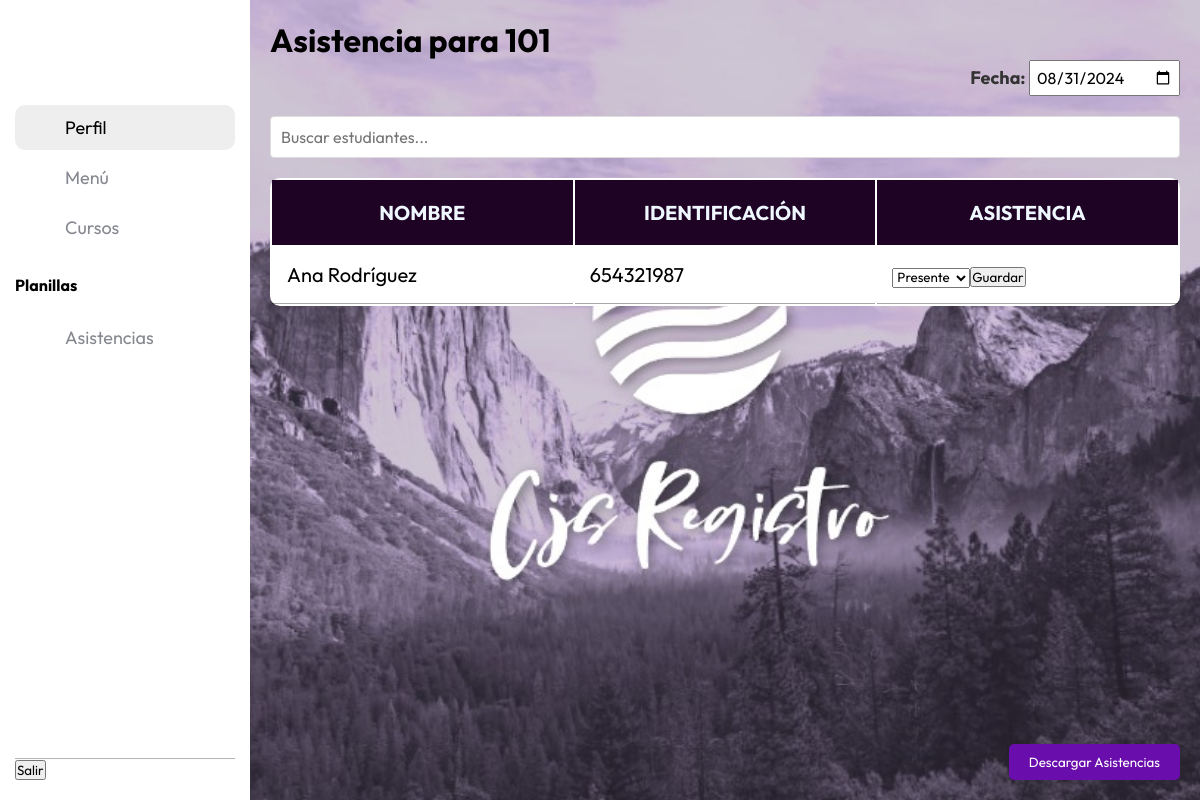
Page /views/docentes/asistencias/Asistencias.php?id_curso=1 on the earlier database version.
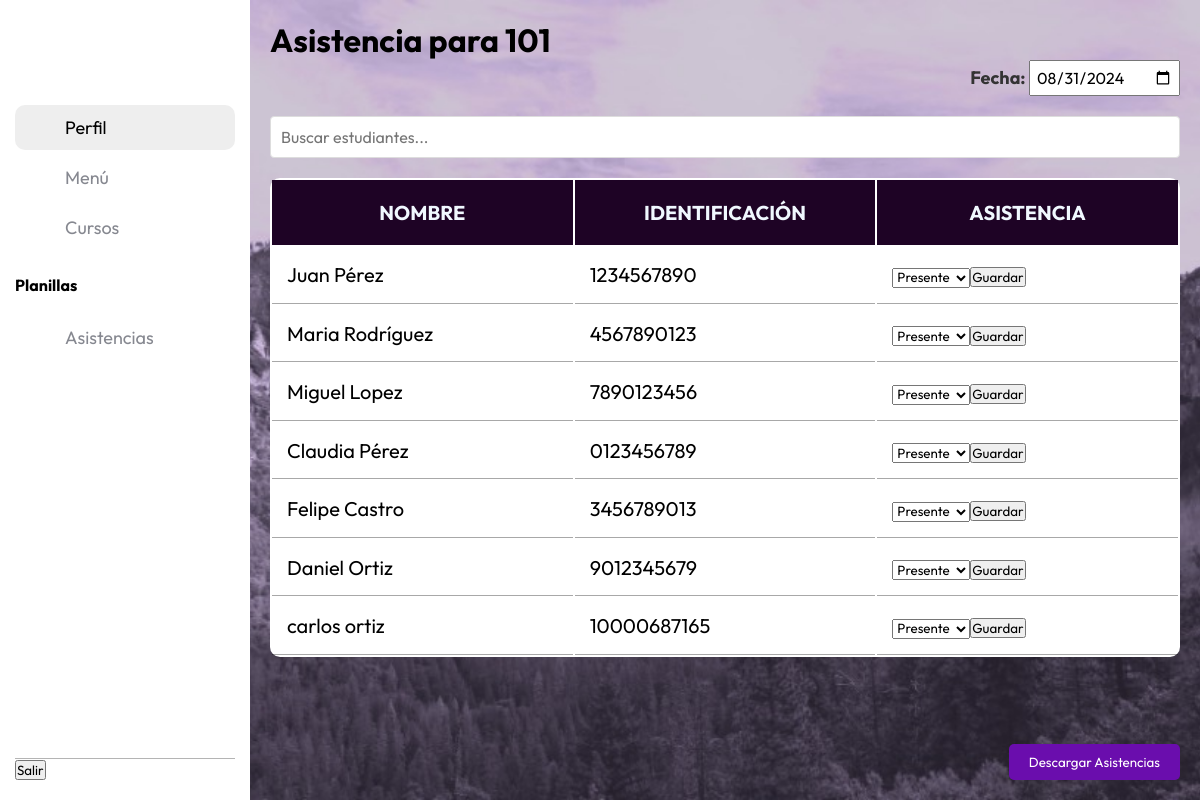
Same page on the later database version.
### tables this page shows
CREATE TABLE `estudiantes` (
  `ID_estudiante` int(11) NOT NULL,
  `Nombres` varchar(50) DEFAULT NULL,
  `Apellidos` varchar(50) DEFAULT NULL,
  `Identificacion` varchar(20) DEFAULT NULL,
  `Fecha_nacimiento` date DEFAULT NULL,
  `Genero` enum('Masculino','Femenino') DEFAULT NULL,
  `Direccion` varchar(100) DEFAULT NULL,
  `Telefono` varchar(15) DEFAULT NULL,
  `Correo_electronico` varchar(50) DEFAULT NULL,
  `ID_curso` int(11) DEFAULT NULL
);

### views/docentes/asistencias/Asistencias.php (the view, shortened to what the changed rows need)
<?php
include '../../../config/db.php';
$id_curso = intval($_GET['id_curso']);
$stmt_curso = $db->prepare("SELECT Nombre_curso FROM cursos WHERE ID_curso = ?");
$stmt_curso->execute([$id_curso]);
$curso = $stmt_curso->fetch(PDO::FETCH_ASSOC);
$fecha_seleccionada = isset($_GET['fecha']) ? $_GET['fecha'] : date('Y-m-d');
$sql_estudiantes = "SELECT ID_estudiante, Nombres, Apellidos, Identificacion FROM estudiantes WHERE ID_curso = ?";
$stmt_estudiantes = $db->prepare($sql_estudiantes);
$stmt_estudiantes->execute([$id_curso]);
$result_estudiantes = $stmt_estudiantes->fetchAll(PDO::FETCH_ASSOC);
?>
<!DOCTYPE html>
<html lang="es">
<head>
    <link rel="stylesheet" href="../../../assets/style.css">
</head>
<body>
    <main class="main">
        <h1>Asistencia para <?php echo htmlspecialchars($curso['Nombre_curso']); ?></h1>
        <table class="table" id="studentsTable">
            <thead>
                <tr>
                    <th>Nombre</th>
                    <th>Identificación</th>
                    <th>Asistencia</th>
                </tr>
            </thead>
            <tbody>
                <?php foreach ($result_estudiantes as $row): ?>
                <tr>
                    <td><?php echo htmlspecialchars($row['Nombres'] . ' ' . $row['Apellidos']); ?></td>
                    <td><?php echo htmlspecialchars($row['Identificacion']); ?></td>
                    <td>
                        <?php
                        $stmt_verificar_asistencia = $db->prepare("SELECT ID_asistencia, Estado FROM asistencia WHERE ID_estudiante = ? AND Fecha = ?");
                        $stmt_verificar_asistencia->execute([$row['ID_estudiante'], $fecha_seleccionada]);
                        $resultado_verificar_asistencia = $stmt_verificar_asistencia->fetch(PDO::FETCH_ASSOC);
                        if ($resultado_verificar_asistencia) {
                            echo htmlspecialchars($resultado_verificar_asistencia['Estado']);
                            echo '<form method="post" enctype="multipart/form-data">';
                            echo '<input type="hidden" name="asistencia_id" value="' . htmlspecialchars($resultado_verificar_asistencia['ID_asistencia']) . '">';
                            echo '<input type="hidden" name="estudiante_id" value="' . htmlspecialchars($row['ID_estudiante']) . '">';
                            echo '<input type="hidden" name="asignatura_id" value="' . htmlspecialchars($id_curso) . '">';
                            echo '<input type="hidden" name="fecha" value="' . htmlspecialchars($fecha_seleccionada) . '">';
                            echo '<input type="hidden" name="accion" value="editar">';
                            echo '<select name="asistencia">';
                            echo '<option value="Presente" ' . ($resultado_verificar_asistencia['Estado'] == 'Presente' ? 'selected' : '') . '>Presente</option>';
                            echo '<option value="Ausente" ' . ($resultado_verificar_asistencia['Estado'] == 'Ausente' ? 'selected' : '') . '>Ausente</option>';
                            echo '<option value="Tardanza" ' . ($resultado_verificar_asistencia['Estado'] == 'Tardanza' ? 'selected' : '') . '>Tardanza</option>';
                            echo '<option value="Excusa" ' . ($resultado_verificar_asistencia['Estado'] == 'Excusa' ? 'selected' : '') . '>Excusa</option>';
                            echo '</select>';
                            echo '<input type="file" name="excusa_archivo" class="excusa-archivo" />';
                            echo '<button type="submit">Editar</button>';
                            echo '</form>';
                        } else {
                            echo '<form method="post" enctype="multipart/form-data">';
                            echo '<select name="asistencia">';
                            echo '<option value="Presente">Presente</option>';
                            echo '</select>';
                            echo '<button type="submit">Guardar</button>';
                            echo '</form>';
                        }
                        ?>
                    </td>
                </tr>
                <?php endforeach; ?>
            </tbody>
        </table>
    </main>
</body>
</html>

Differences in the rows shown:
changed estudiantes: Nombres+Apellidos "Ana Rodríguez" → "Juan Pérez"; Identificacion "654321987" → "1234567890"
added estudiantes: Nombres+Apellidos "Maria Rodríguez", Identificacion "4567890123"
added estudiantes: Nombres+Apellidos "Miguel Lopez", Identificacion "7890123456"
added estudiantes: Nombres+Apellidos "Claudia Pérez", Identificacion "0123456789"
added estudiantes: Nombres+Apellidos "Felipe Castro", Identificacion "3456789013"
added estudiantes: Nombres+Apellidos "Daniel Ortiz", Identificacion "9012345679"
added estudiantes: Nombres+Apellidos "carlos ortiz", Identificacion "10000687165"
